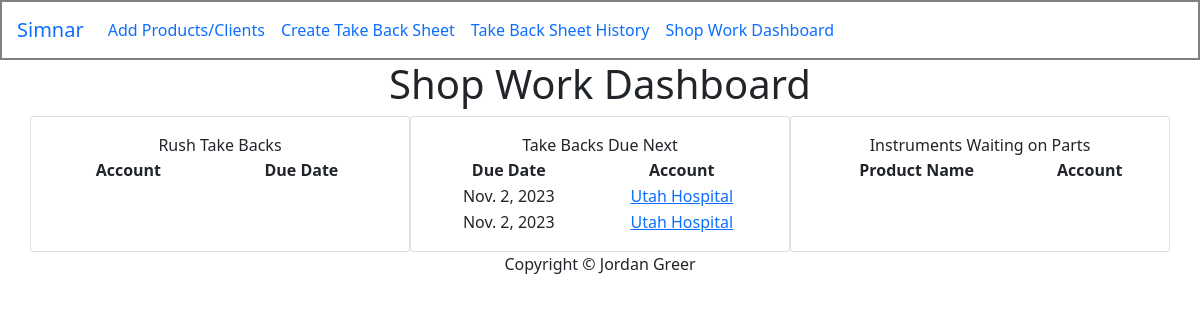
The app's page /shopWorkDashboard/ (signed in), older data.
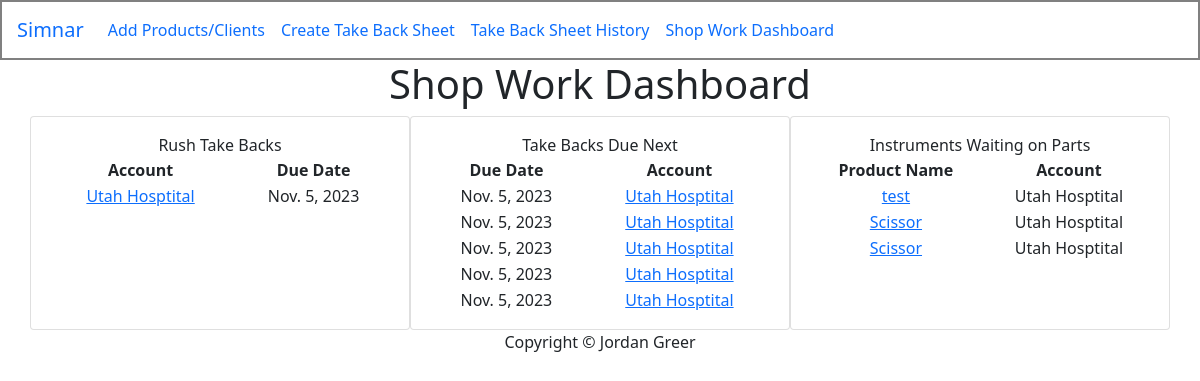
The same page, newer data.
### invoice/models.py (models this page shows, shortened)
class WorkOrders(models.Model):
    STATUS_CHOICES = [
        ('Waiting_on_Assignment', 'Waiting on Assignment'),
        ('Being_Worked_On', 'Being Worked On'),
        ('Ready', 'Ready'),
        ('Delivered', 'Delivered'),
        ('Rush', 'Rush'),
    ]
    workOrder_num = models.AutoField(primary_key=True)
    client = models.ForeignKey(Client, on_delete=models.CASCADE)
    workOrder_date = models.DateField()
    items = models.ManyToManyField(Product, through='WorkorderItem', blank=True)
    status = models.CharField(max_length=25, choices=STATUS_CHOICES, default="Waiting_on_Assignment")
    created_at = models.DateTimeField(auto_now_add=True)
    is_rush = models.BooleanField(default=False)
    return_by = models.DateField(null=True, default=None)
    quote_required = models.BooleanField(default=False)
    specialInstructions = models.CharField(max_length=250, default="", null=True, blank=True)
    created_by = models.CharField(max_length=100, blank=True, null=True)
    color = models.CharField(max_length=100, blank=True, null=True)
    def __str__(self):
        return str(self.workOrder_num)

class Client(models.Model):
    name = models.CharField(max_length=100)
    email = models.EmailField()
    phone = models.CharField(max_length=20)
    address = models.TextField()
    tax = models.FloatField(max_length=10, default= 0.0)
    created_by = models.CharField(max_length=100, blank=True, null=True)
    tax = models.FloatField(default=0.0)
    def __str__(self):
        return self.name

class WorkOrderItem(models.Model):
    STATUS_CHOICES = [
        ('Waiting_on_Assignment', 'Waiting on Assignment'),
        ('Checked_Out', 'Checked Out'),
        ('Needs_QC', 'Needs QC'),
        ('Parts_On_Order', 'Parts On Order'),
        ('QC_PASS', 'QC PASS'),
        ('QC_FAIL', 'QC FAIL'),
    ]
    QC_STATUS_CHOICES = [
        ('QC_FAIL', 'QC FAIL'),
        ('QC_PASS', 'QC PASS'),
        ('WAITING_QC', 'Waiting On QC'),
        ('NO_QC', '')
    ]
    workOrder = models.ForeignKey(WorkOrders, on_delete=models.CASCADE)
    product = models.ForeignKey(Product, on_delete=models.CASCADE, blank=True, null=True)
    quantity = models.PositiveIntegerField(default=1)
    created_at = models.DateTimeField(auto_now_add=True)
    created_by = models.CharField(max_length=100, blank=True, null=True)
    last_updated_at = models.DateTimeField(auto_now=True)
    description = models.TextField(max_length=35, blank=True, null=True)
    issue = models.TextField(max_length=125, blank=True, null=True)
    mfgnum = models.CharField(max_length=50, blank=True, null=True)
    number = models.CharField(max_length=10, default="", blank=True, null=True)
    status = models.CharField(max_length=25, choices=STATUS_CHOICES, default="Waiting_on_Assignment")
    qc = models.CharField(max_length=20, choices=QC_STATUS_CHOICES, default="NO_QC")
    custom_product_name = models.CharField(max_length=200, blank=True, null=True)
    custom_product_description = models.TextField(max_length=100, blank=True, null=True)
    custom_product_price = models.DecimalField(max_digits=10, decimal_places=2, blank=True, null=True)
    technician = models.ForeignKey(User, on_delete=models.CASCADE, null=True, blank=True)

class Product(models.Model):
    name = models.CharField(max_length=100)
    description = models.TextField()
    price = models.DecimalField(max_digits=10, decimal_places=2)
    product_type = models.ForeignKey(ProductType, on_delete=models.CASCADE)
    created_by = models.CharField(max_length=100, blank=True, null=True)

### trackingCard/views.py (the view)
# urls.py: path('shopWorkDashboard/', trackingCardViews.shopWorkDashboard, name='shopWorkDashboard'),
@login_required(login_url='invoice:loginPage')
def shopWorkDashboard(request):
    latest_workOrders = WorkOrders.objects.order_by('-created_at')[:5]
    rush_workOrders = WorkOrders.objects.filter(status='Rush')
    instruments_waiting_on_parts = WorkOrderItem.objects.filter(status="Parts_On_Order")
    context = {
        'latest_workOrders': latest_workOrders,
        'instruments_waiting_on_parts': instruments_waiting_on_parts,
        'rush_workOrders': rush_workOrders
    }
    return render(request, 'tracking/shopWorkDashboard.html', context)

### trackingCard/templates/tracking/shopWorkDashboard.html
{% extends "base/base.html" %}
{% block content %}
<h1>Shop Work Dashboard</h1>
<div class="row">
    <div class="col-2 card card-body">
        <div>Rush Take Backs</div>
        <table>
            <thead>
                <tr>
                    <th>Account</th>
                    <th>Due Date</th>
                </tr>
            </thead>
            <tbody>
                {% for r in rush_workOrders %}
                    <tr>
                        <td><a href="{% url 'invoice:workOrderView' r.workOrder_num %}">{{ r.client }}</a></td>
                        <td>{{ r.return_by }}</td>
                    </tr>
                {% endfor %}
            </tbody>
        </table>
    </div>
    <div class="col-2 card card-body">
        <div>Take Backs Due Next</div>
        <table>
            <thead>
                <tr>
                    <th>Due Date</th>
                    <th>Account</th>
                </tr>
            </thead>
            <tbody>
                {% for workOrder in latest_workOrders %}
                    <tr>
                        <td>{{ workOrder.return_by }}</td>
                        <td><a href="{% url 'invoice:workOrderView' workOrder.workOrder_num %}">{{ workOrder.client }} </a></td>
                    </tr>
                {% endfor %}
            </tbody>
        </table>
    </div>
    <div class="col-2 card card-body">
        <div>Instruments Waiting on Parts</div>
        <table>
            <thead>
                <tr>
                    <th>Product Name</th>
                    <th>Account</th>
                </tr>
            </thead>
            <tbody>
                {% for i in instruments_waiting_on_parts %}
                    <tr>
                        <td>
                            {% if i.product.id == 2 %}
                                <a href="{% url 'invoice:workOrderView' i.workOrder %}">{{ i.custom_product_name }}</a>
                            {% else %}
                                <a href="{% url 'invoice:workOrderView' i.workOrder %}">{{ i.product.name }}</a>
                            {% endif %}
                        </td>
                        <td>{{ i.workOrder.client }}</td>
                    </tr>
                {% endfor %}
            </tbody>
        </table>
    </div>
</div>
{% endblock content %}

### invoice/templates/base/base.html (shortened to what this page needs)
{% load static %}
<!DOCTYPE html>
<html lang="en">
<!DOCTYPE html>
<html>
    <head>
    </head>
    <body>
        <div>
            <nav class="navbar navbar-expand-lg navbar-dar bg-white" style="border:gray solid 2px;">
                <a class="navbar-brand" href="#" style="margin-left: 15px;">Simnar</a>
                <div class="collapse navbar-collapse" id="navbarNav">
                    <ul class="navbar-nav">
                        <li class="nav-item">
                            <a class="nav-link" href="{% url 'invoice:addProductsClients' %}">Add Products/Clients</a>
                        </li>
                        <li class="nav-item">
                            <a class="nav-link" href="{% url 'invoice:createWorkOrder' %}">Create Take Back Sheet</a>
                        </li>
                        <li class="nav-item">
                            <a class="nav-link" href="{% url 'invoice:workOrderHistory' %}">Take Back Sheet History</a>
                        </li>
                        <li class="nav-item">
                            <a class="nav-link" href="{% url 'invoice:shopWorkDashboard' %}">Shop Work Dashboard</a>
                        </li>
                    </ul>
                </div>
                {% if user.is_authenticated %}
                    <span class="hello-msg">Hello, {{request.user}}</span>
                    <span ><a class="hello-msg" href="{% url 'invoice:logout' %}">Logout</a></span>
                {% else %}
                    <span ><a class="hello-msg" href="{% url 'invoice:login' %}">Login</a></span>
                {% endif %}
              </nav>
      <div class="container text-center">
          {% block content %}{% endblock content %}
      </div>
      <footer class="row">
        <div class="col-md-4"></div>
        <div class="col-md-4 sticky-bottom" style="text-align: center;">
          Copyright &copy; Jordan Greer
        </div>
        <div class="col-md-4"></div>
      </footer>
    </body>
    <link href="https://cdn.jsdelivr.net/npm/bootstrap@5.0.2/dist/css/bootstrap.min.css" rel="stylesheet">
</html>

### invoice/templates/base/base.html (style rules this page uses)
.hello-msg { color: white; font-size: 18px; margin-right: 20px; }

Row changes from the older to the newer data that the page shows:
no longer on this page (row edited): WorkOrders: return_by "Nov. 2, 2023", client "Utah Hospital", shown under "Shop Work Dashboard"
no longer on this page (row edited): WorkOrders: return_by "Nov. 2, 2023", client "Utah Hospital", shown under "Shop Work Dashboard"
added WorkOrders: client "Utah Hosptital", return_by "Nov. 5, 2023"
added WorkOrders: return_by "Nov. 5, 2023", client "Utah Hosptital"
added WorkOrders: return_by "Nov. 5, 2023", client "Utah Hosptital"
added WorkOrders: return_by "Nov. 5, 2023", client "Utah Hosptital"
added WorkOrders: return_by "Nov. 5, 2023", client "Utah Hosptital"
added WorkOrderItem: custom_product_name "test", workOrder.client "Utah Hosptital"
added WorkOrderItem: product.name "Scissor", workOrder.client "Utah Hosptital"
added WorkOrderItem: product.name "Scissor", workOrder.client "Utah Hosptital"
